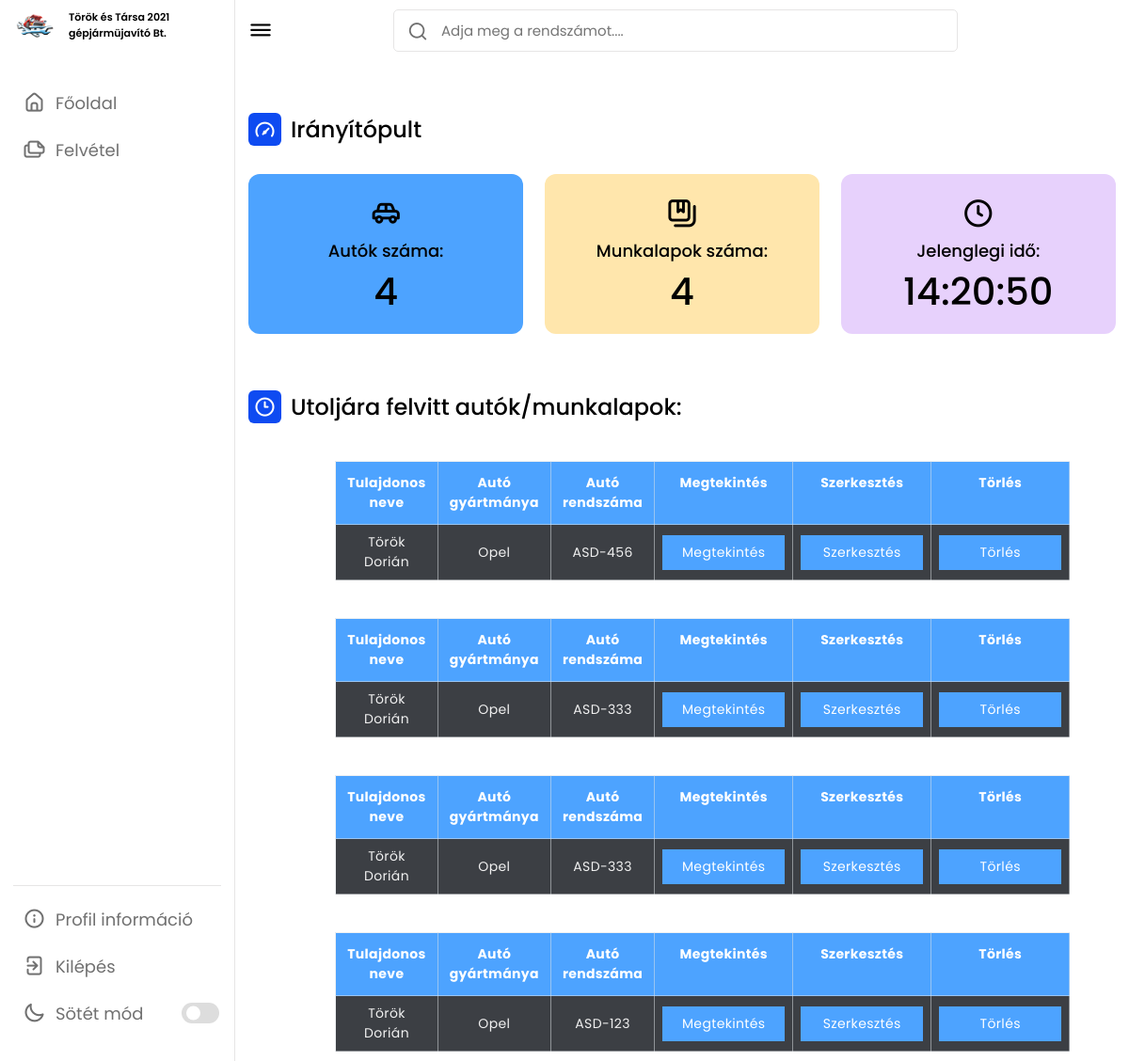
Screenshot of /index.php (signed in) with the database file from the repository.
### tables this page shows
CREATE TABLE `autok` (
  `auto_id` int(11) NOT NULL,
  `gyartasi_ev` int(11) NOT NULL,
  `gyartmany` varchar(30) NOT NULL,
  `szin` varchar(30) NOT NULL,
  `tulajdonos_neve` varchar(30) NOT NULL,
  `cime` varchar(30) NOT NULL,
  `rendszam` varchar(30) NOT NULL
);

### index.php (the view, shortened to what this page needs)
<?php
include('session.php');
?>
<!doctype html>
<html lang="hu">
<head>
    <link rel="stylesheet" href="/css/style.css">
    <link rel="stylesheet" href="https://unicons.iconscout.com/release/v4.0.0/css/line.css">
</head>
<body style="margin:0;" onload="startTime()">
    <nav>
        <div class="logo-name">
            <div class="logo-image">
                <img src="/pictures/logo.png" alt="" title="">
            </div>
            <span class="logo_name">Török és Társa 2021 gépjármüjavító Bt.</span>
        </div>
        <div class="menu-items">
            <ul class="nav-links">
                <li><a href="index.php">
                        <i class="uil uil-estate"></i>
                        <span class="link-name">Főoldal</span>
                    </a></li>
                <?php
                if (isset($_SESSION['login_user'])) {
                    $username = $_SESSION['login_user'];
                    $stmt = $pdo->prepare("SELECT permission FROM users WHERE username = :username");
                    $stmt->execute(['username' => $username]);
                    $row = $stmt->fetch(PDO::FETCH_ASSOC);
                    $permission = $row['permission'];
                }
                if ($permission === 'admin'): ?>
                    <li><a href="new.php">
                            <i class="uil uil-files-landscapes"></i>
                            <span class="link-name">Felvétel</span>
                        </a>
                    </li>
                <?php endif; ?>
            </ul>
            <ul class="logout-mode">
                <li><a href="profile.php">
                        <i class="uil-info-circle"></i>
                        <span class="link-name">Profil információ</span>
                    </a></li>
                    <li><a href="logout.php">
                        <i class="uil uil-signout"></i>
                        <span class="link-name" onclick="location.href='logout.php'">Kilépés</span>
                    </a></li>
                <li class="mode"><a href="#">
                        <i class="uil uil-moon"></i>
                        <span class="link-name">Sötét mód</span>
                    </a>
                    <div class="mode-toggle">
                        <span class="switch"></span>
                    </div>
                </li>
            </ul>
        </div>
    </nav>
    <section class="dashboard">
        <div class="top">
            <i class="uil uil-bars sidebar-toggle"></i>
            <div class="search-box">
                <i class="uil uil-search"></i>
                <form class="form-inline" method="post" action="search.php">
                    <input type="text" placeholder="Adja meg a rendszámot...." name="kereses">
                </form>
            </div>
        </div>
        <div class="dash-content">
            <div class="overview">
                <div class="title">
                    <i class="uil uil-tachometer-fast"></i>
                    <span class="text">Irányítópult</span>
                </div>
                <div class="boxes">
                    <div class="box box1">
                        <i class="uil uil-car-sideview"></i>
                        <span class="text">Autók száma:</span>
                        <?php
                        include('config.php');
                        $dbh = new PDO("mysql:host=localhost;dbname=autoszerelo_munkalapok", $user, $password);
                        $parancs = "SELECT COUNT(*) FROM autok";
                        $result = $dbh->query($parancs);
                        while ($sor = $result->fetch(PDO::FETCH_ASSOC)) {
                            ?>
                            <span class="number">
                                <?= $sor['COUNT(*)']; ?>
                            </span>
                            <?php
                        }
                        ?>
                    </div>
                    <div class="box box2">
                        <i class="uil uil-notebooks"></i>
                        <span class="text">Munkalapok száma:</span>
                        <?php
                        include('config.php');
                        $dbh = new PDO("mysql:host=localhost;dbname=autoszerelo_munkalapok", $user, $password);
                        $parancs = "SELECT COUNT(*) FROM munkalapok";
                        $result = $dbh->query($parancs);
                        while ($sor = $result->fetch(PDO::FETCH_ASSOC)) {
                            ?>
                            <span class="number">
                                <?= $sor['COUNT(*)']; ?>
                            </span>
                            <?php
                        }
                        ?>
                    </div>
                    <div class="box box3">
                        <i class="uil uil-clock"></i>
                        <span class="text">Jelenglegi idő:</span>
                        <span class="number">
                            <div id="txt"></div>
                        </span>
                    </div>
                </div>
            </div>
            <div class="activity">
                <div class="title">
                    <i class="uil uil-clock-three"></i>
                    <span class="text">Utoljára felvitt autók/munkalapok:</span>
                </div>
                <?php
                include('config.php');
                if (isset($_SESSION['login_user'])) {
                    $username = $_SESSION['login_user'];
                    $stmt = $pdo->prepare("SELECT permission FROM users WHERE username = :username");
                    $stmt->execute(['username' => $username]);
                    $row = $stmt->fetch(PDO::FETCH_ASSOC);
                    $permission = $row['permission'];
                }
                $stmt = $pdo->prepare("SELECT * FROM autok ORDER BY auto_id DESC");
                $stmt->execute();
                $results = $stmt->fetchAll(PDO::FETCH_ASSOC);
                foreach ($results as $row) {
                    ?>
                    <div class="table-container">
                        <table class="table">
                            <thead>
                                <tr>
                                    <th>Tulajdonos neve</th>
                                    <th>Autó gyártmánya</th>
                                    <th>Autó rendszáma</th>
                                    <?php if (isset($permission) && $permission == 'admin') { ?>
                                        <th>Megtekintés</th>
                                        <th>Szerkesztés</th>
                                        <th>Törlés</th>
                                    <?php } ?>
                                </tr>
                            </thead>
                            <tbody>
                                <tr>
                                    <td data-label="Tulajdonos neve">
                                        <?= $row['tulajdonos_neve']; ?>
                                    </td>
                                    <td data-label="Autó gyártmánya">
                                        <?= $row['gyartmany']; ?>
                                    </td>
                                    <td data-label="Autó rendszáma">
                                        <?= $row['rendszam']; ?>
                                    </td>
                                    <?php if (isset($permission) && $permission == 'admin') { ?>
                                        <td data-label="Megtekintés"><a href="view.php?id=<?= $row["auto_id"]; ?>"
                                                class="btn">Megtekintés</a></td>
                                        <td data-label="Szerkesztés"><a href="modify.php?id=<?= $row["auto_id"]; ?>"
                                                class="btn">Szerkesztés</a></td>
                                        <td data-label="Törlés"><a class="btn"
                                                onclick="deleteConfirm(<?= $row['auto_id']; ?>)">Törlés</a>
                                        </td>
                                    <?php } ?>
                                </tr>
                            </tbody>
                        </table>
                    </div>
                    <?php
                }
                ?>
            </div>
        </div>
    </section>
</body>
</html>

### rows the page displays
autok: tulajdonos_neve "Török Dorián", gyartmany "Opel", rendszam "ASD-456"
autok: tulajdonos_neve "Török Dorián", gyartmany "Opel", rendszam "ASD-333"
autok: tulajdonos_neve "Török Dorián", gyartmany "Opel", rendszam "ASD-333"
autok: tulajdonos_neve "Török Dorián", gyartmany "Opel", rendszam "ASD-123"

### other values shown
$sor['COUNT(*)'] "4"
